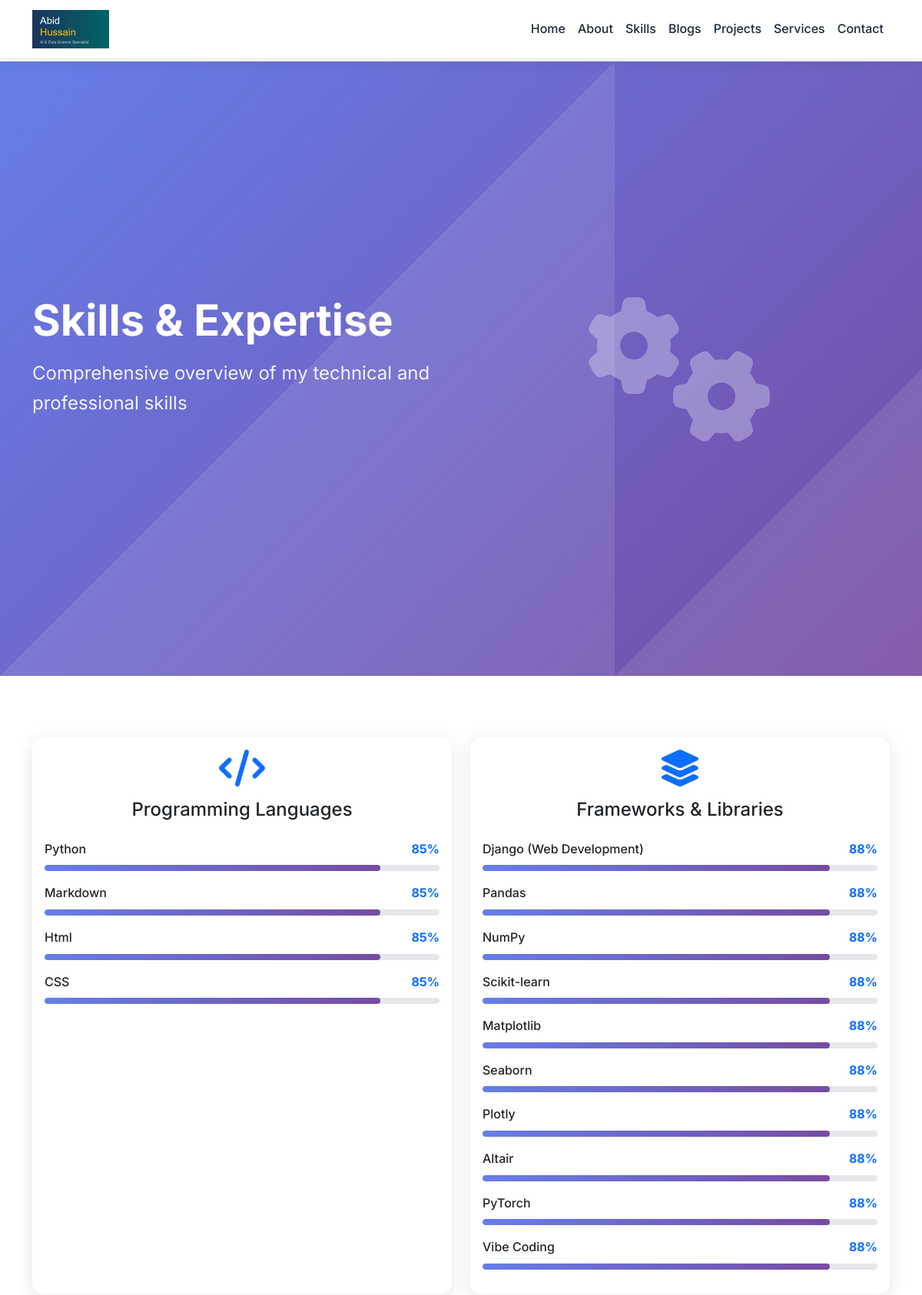
Screenshot of /skills/ (upper part) with the database file from the repository.
### portfolio/models.py (models this page shows, shortened)
class SkillCategory(models.Model):
    name = models.CharField(max_length=100)
    description = models.TextField(blank=True)
    icon = models.CharField(max_length=50, blank=True)  # For icon class names
    created_at = models.DateTimeField(auto_now_add=True)
    class Meta:
        verbose_name_plural = "Skill Categories"

class Skill(models.Model):
    category = models.ForeignKey(SkillCategory, on_delete=models.CASCADE, related_name='skills')
    name = models.CharField(max_length=100)
    proficiency = models.IntegerField(default=80)  # Percentage out of 100
    created_at = models.DateTimeField(auto_now_add=True)

### portfolio/views/main.py (the view)
# urls.py: path('skills/', views.skills, name='skills'),
def skills(request):
    try:
        skill_categories = SkillCategory.objects.prefetch_related('skills').all()
        context = {
            'skill_categories': skill_categories,
        }
        return render(request, 'portfolio/skills.html', context)
    except Exception as e:
        return render(request, 'portfolio/error.html', {'error': str(e)})

### portfolio/context_processors.py (called while the page is built)
def site_profile(request):
    try:
        profile = Profile.objects.first()
    except:
        profile = None
    site_url = f"{request.scheme}://{request.get_host()}"
    return {
        'site_profile': profile,
        'site_url': site_url,
        'meta_title': getattr(profile, 'name', 'Abid Hussain') + ' - Portfolio',
        'meta_description': getattr(profile, 'objective', 'Python Developer, Data Scientist, and AI Specialist'),
        'meta_image': f"{site_url}{profile.profile_image.url}" if profile and profile.profile_image else f"{site_url}/static/professional_headshot.jpg",
        'meta_keywords': 'Python, Django, Data Science, AI, Machine Learning, Web Development',
        'meta_author': getattr(profile, 'name', 'Abid Hussain'),
    }

### portfolio/templates/portfolio/skills.html (shortened to what this page needs)
{% extends 'portfolio/base.html' %}
{% block content %}
<section class="hero-section">
    <div class="container">
        <div class="row align-items-center">
            <div class="col-lg-6">
                <div class="hero-content" data-aos="fade-right">
                    <h1 class="hero-title">Skills & Expertise</h1>
                    <p class="hero-subtitle">Comprehensive overview of my technical and professional skills</p>
                </div>
            </div>
            <div class="col-lg-6" data-aos="fade-left">
                <div class="text-center">
                    <i class="fas fa-cogs text-white" style="font-size: 12rem; opacity: 0.3;"></i>
                </div>
            </div>
        </div>
    </div>
</section>
<section class="section-padding">
    <div class="container">
        <div class="row">
            {% for category in skill_categories %}
            <div class="col-lg-6 mb-5" data-aos="fade-up" data-aos-delay="{{ forloop.counter|add:50 }}">
                <div class="card h-100">
                    <div class="card-body">
                        <div class="text-center mb-4">
                            <i class="{{ category.icon }} fa-3x text-primary mb-3"></i>
                            <h4 class="card-title">{{ category.name }}</h4>
                        </div>
                        <div class="skills-list">
                            {% for skill in category.skills.all %}
                            <div class="mb-3">
                                <div class="d-flex justify-content-between mb-1">
                                    <span class="fw-medium">{{ skill.name }}</span>
                                    <span class="text-primary fw-bold">{{ skill.proficiency }}%</span>
                                </div>
                                <div class="skill-bar">
                                    <div class="skill-progress" style="width: {{ skill.proficiency }}%"></div>
                                </div>
                            </div>
                            {% endfor %}
                        </div>
                    </div>
                </div>
            </div>
            {% endfor %}
        </div>
    </div>
</section>
{% endblock %}

### portfolio/templates/portfolio/base.html (style rules this page uses)
:root { --primary-color: #2563eb; --secondary-color: #1e40af; --accent-color: #3b82f6; --text-dark: #1f2937; --text-light: #6b7280; --bg-light: #f8fafc; --bg-dark: #0f172a; --gradient: linear-gradient(135deg, #667eea 0%, #764ba2 100%); }
* { margin: 0; padding: 0; box-sizing: border-box; }
body { font-family: 'Inter', sans-serif; line-height: 1.6; color: var(--text-dark); overflow-x: hidden; padding-top: 80px; }
.hero-section { min-height: 100vh; background: var(--gradient); display: flex; align-items: center; position: relative; overflow: hidden; }
.hero-section::before { content: ''; position: absolute; top: 0; left: 0; right: 0; bottom: 0; }
.hero-content { position: relative; z-index: 2; }
.hero-title { font-size: 3.5rem; font-weight: 700; color: white; margin-bottom: 1rem; }
.hero-subtitle { font-size: 1.5rem; color: rgba(255, 255, 255, 0.9); margin-bottom: 2rem; }
.section-padding { padding: 80px 0; }
.card { border: none; border-radius: 15px; box-shadow: 0 5px 25px rgba(0, 0, 0, 0.1); transition: all 0.3s ease; overflow: hidden; }
.skill-bar { height: 8px; background: #e5e7eb; border-radius: 4px; overflow: hidden; margin-top: 8px; }
.skill-progress { height: 100%; background: var(--gradient); border-radius: 4px; transition: width 1s ease-in-out; }

### rows the page displays
SkillCategory: name "Programming Languages"
Skill: name "Python", proficiency "85"
Skill: name "Markdown", proficiency "85"
Skill: name "Html", proficiency "85"
Skill: name "CSS", proficiency "85"
SkillCategory: name "Frameworks & Libraries"
Skill: name "Django (Web Development)", proficiency "88"
Skill: name "Pandas", proficiency "88"
Skill: name "NumPy", proficiency "88"
Skill: name "Scikit-learn", proficiency "88"
Skill: name "Matplotlib", proficiency "88"
Skill: name "Seaborn", proficiency "88"
Skill: name "Plotly", proficiency "88"
Skill: name "Altair", proficiency "88"
Skill: name "PyTorch", proficiency "88"
Skill: name "Vibe Coding", proficiency "88"
